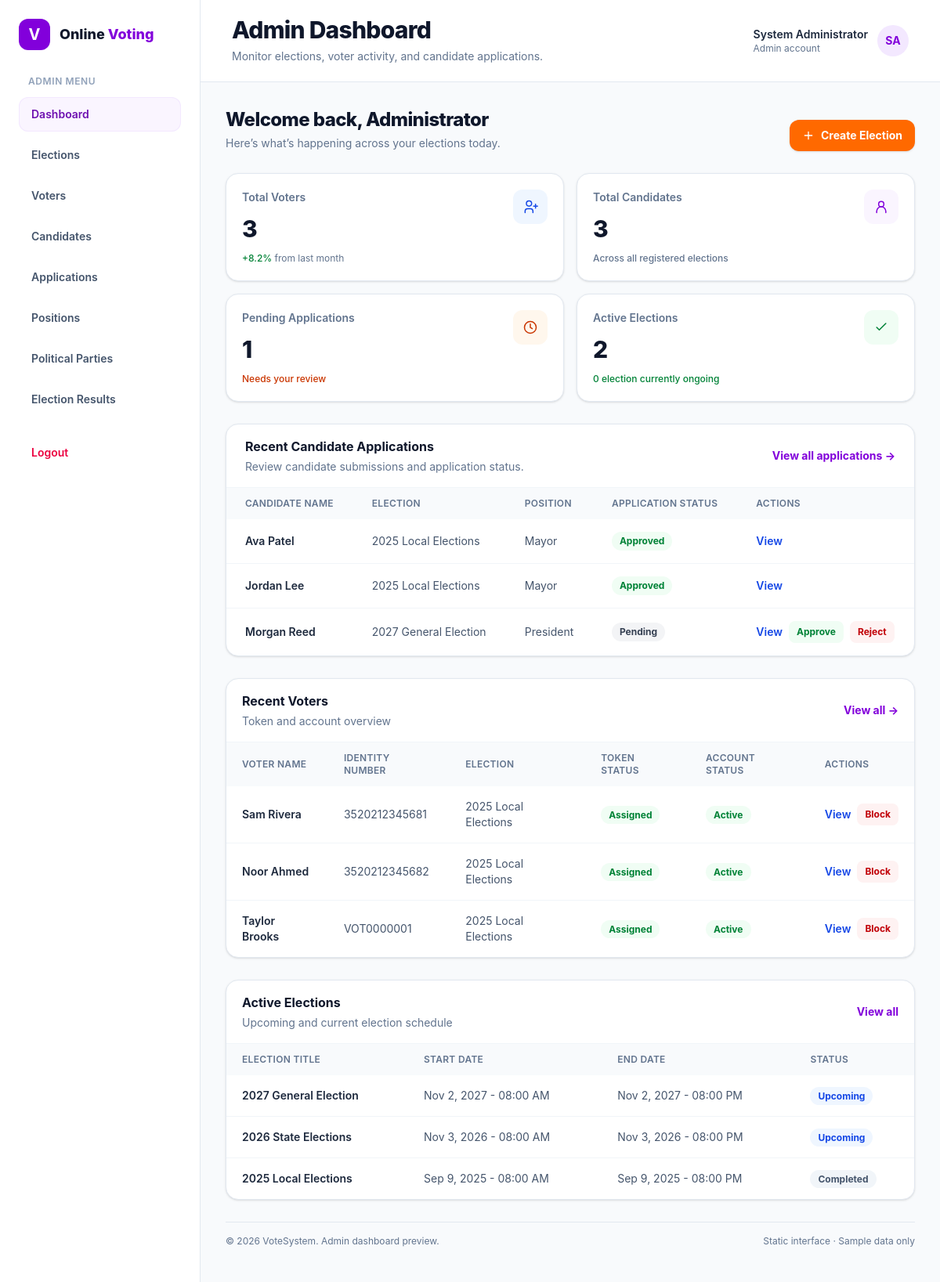
Page /views/admin/dashboard.php (signed in) on the committed database.
### tables this page shows
CREATE TABLE candidates (
    id INT AUTO_INCREMENT PRIMARY KEY,
    user_id INT NOT NULL,
    address VARCHAR(255) NOT NULL,
    city VARCHAR(100) NOT NULL,
    state VARCHAR(100) NOT NULL,
    country VARCHAR(100) NOT NULL,
    postal_code VARCHAR(20) NOT NULL,
    election_id INT NOT NULL,
    position_id INT NOT NULL,
    constituency_area VARCHAR(100) NOT NULL,
    party_id INT DEFAULT NULL,
    qualifications TEXT NOT NULL,
    experience TEXT NOT NULL,
    manifesto TEXT NOT NULL,
    certificates VARCHAR(255) DEFAULT NULL,
    status ENUM('pending', 'approved', 'rejected') NOT NULL DEFAULT 'pending',
    created_at TIMESTAMP DEFAULT CURRENT_TIMESTAMP,
    updated_at TIMESTAMP DEFAULT CURRENT_TIMESTAMP ON UPDATE CURRENT_TIMESTAMP,
    FOREIGN KEY (user_id) REFERENCES users(id) ON DELETE CASCADE,
    FOREIGN KEY (election_id) REFERENCES elections(id) ON DELETE CASCADE,
    FOREIGN KEY (position_id) REFERENCES positions(id) ON DELETE CASCADE,
    FOREIGN KEY (party_id) REFERENCES parties(id) ON DELETE SET NULL,
    UNIQUE (user_id, election_id, position_id)
);

CREATE TABLE users (
    id INT AUTO_INCREMENT PRIMARY KEY,
    name VARCHAR(50) NOT NULL,
    email VARCHAR(100) NOT NULL UNIQUE,
    identity_type VARCHAR(20) NOT NULL,
    identity_number VARCHAR(20) NOT NULL UNIQUE,
    dob DATE NOT NULL,
    gender ENUM('male', 'female', 'other') NOT NULL,
    role ENUM('voter', 'candidate', 'admin') NOT NULL DEFAULT 'voter',
    status tinyint NOT NULL DEFAULT 1,
    password VARCHAR(255) NOT NULL,
    profile_picture VARCHAR(255) DEFAULT NULL,
    created_at TIMESTAMP DEFAULT CURRENT_TIMESTAMP,
    updated_at TIMESTAMP DEFAULT CURRENT_TIMESTAMP ON UPDATE CURRENT_TIMESTAMP
);

CREATE TABLE elections (
    id INT AUTO_INCREMENT PRIMARY KEY,
    title VARCHAR(100) NOT NULL UNIQUE,
    description TEXT NOT NULL,
    start_date DATETIME NOT NULL,
    end_date DATETIME NOT NULL,
    status ENUM('upcoming', 'ongoing', 'completed') NOT NULL DEFAULT 'upcoming',
    created_at TIMESTAMP DEFAULT CURRENT_TIMESTAMP,
    updated_at TIMESTAMP DEFAULT CURRENT_TIMESTAMP ON UPDATE CURRENT_TIMESTAMP
);

CREATE TABLE positions (
    id INT AUTO_INCREMENT PRIMARY KEY,
    title VARCHAR(100) NOT NULL UNIQUE,
    description TEXT NOT NULL,
    created_at TIMESTAMP DEFAULT CURRENT_TIMESTAMP,
    updated_at TIMESTAMP DEFAULT CURRENT_TIMESTAMP ON UPDATE CURRENT_TIMESTAMP
);

CREATE TABLE voters (
    id INT AUTO_INCREMENT PRIMARY KEY,
    user_id INT NOT NULL,
    token VARCHAR(10) NOT NULL UNIQUE,
    election_id INT NOT NULL,
    has_voted TINYINT(1) NOT NULL DEFAULT 0,
    created_at TIMESTAMP DEFAULT CURRENT_TIMESTAMP,
    updated_at TIMESTAMP DEFAULT CURRENT_TIMESTAMP ON UPDATE CURRENT_TIMESTAMP,
    FOREIGN KEY (user_id) REFERENCES users(id) ON DELETE CASCADE,
    FOREIGN KEY (election_id) REFERENCES elections(id) ON DELETE CASCADE,
    UNIQUE (user_id, election_id)
);

### includes/admin/voters_list.php (the view, shortened to what this page needs)
<table class="w-full min-w-[780px] text-left text-sm">
    <thead class="bg-slate-50 text-xs uppercase tracking-wide text-slate-500">
        <tr>
            <th scope="col" class="px-5 py-3 font-semibold">Voter Name</th>
            <th scope="col" class="px-5 py-3 font-semibold">Identity Number</th>
            <th scope="col" class="px-5 py-3 font-semibold">Election</th>
            <th scope="col" class="px-5 py-3 font-semibold">Token Status</th>
            <th scope="col" class="px-5 py-3 font-semibold">Account Status</th>
            <th scope="col" class="px-5 py-3 font-semibold">Actions</th>
        </tr>
    </thead>
    <tbody class="divide-y divide-slate-100">
        <?php
           $statusColors = [
               true => 'bg-green-50 text-green-700',
               false => 'bg-red-50 text-red-700'
           ];
           $token = 0;
           $token_status = '';
           $voters = $pdo->query("SELECT voters.token AS assigned_token,
                                                   users.id AS user_id,
                                                   users.name AS username,
                                                   users.identity_number AS user_identity,
                                                   users.status AS account_status,
                                                   elections.title AS election
                                               FROM users
                                               LEFT JOIN voters ON voters.user_id = users.id
                                               LEFT JOIN elections ON voters.election_id = elections.id
                                               WHERE users.role = 'voter'
                                               LIMIT 4
                                           ")->fetchAll(PDO::FETCH_ASSOC);
           if (empty($voters)) {
               echo ' <tr>
                                       <td class="px-5 py-4 font-semibold text-slate-800">No Voters Exists as no election is completed.</td>
                                       </tr>';
           } else {
               foreach ($voters as $key => $voter) {
                   if ($voter['assigned_token'] !== null) {
                       $token = 1;
                       $token_status = 'Assigned';
                   } else {
                       $token = 0;
                       $token_status = 'Not Assigned';
                   }
                   if ($voter['account_status'] == true) {
                       $btn_text = 'Block';
                       $status_text = 'Active';
                   } else {
                       $btn_text = 'Unblock';
                       $status_text = 'Blocked';
                   }
                   echo '
                                          <tr>
                                       <td class="px-5 py-4 font-semibold text-slate-800">' . $voter['username'] . '</td>
                                       <td class="px-5 py-4 text-slate-600">' . $voter['user_identity'] . '</td>
                                       <td class="px-5 py-4 text-slate-600">' . $voter['election'] . '</td>
                                       <td class="px-5 py-4"><span
                                               class="rounded-full px-2.5 py-1 text-xs font-bold
                                               ' . $statusColors[$token] . '">
                                               ' . $token_status . '</span>
                                       </td>
                                       <td class="px-5 py-4"><span
                                               class="rounded-full px-2.5 py-1 text-xs font-bold
                                               ' . $statusColors[$voter['account_status']] . '">
                                               ' . $status_text . '
                                               </span>
                                       </td>
                                       <td class="px-5 py-4">
                                           <div class="flex items-center gap-2"><a href="#voters"
                                                   class="font-semibold text-blue-700 hover:underline">View</a>
                                                   <a href="../../app/controllers/actions.php?voter=' . $voter['user_id'] . '"
                                                   class="rounded-lg bg-red-50 px-2.5 py-1.5 text-xs font-bold text-red-700">'
                       . $btn_text .
                       '
                                                   </a>';
                   echo '
                                           </div>
                                       </td>
                                   </tr>';
               }
           }
           ?>
    </tbody>
</table>

### includes/admin/applications_list.php
<table class="w-full min-w-[760px] text-left text-sm">
    <thead class="bg-slate-50 text-xs uppercase tracking-wide text-slate-500">
        <tr>
            <th scope="col" class="px-6 py-3 font-semibold">Candidate Name</th>
            <th scope="col" class="px-6 py-3 font-semibold">Election</th>
            <th scope="col" class="px-6 py-3 font-semibold">Position</th>
            <th scope="col" class="px-6 py-3 font-semibold">Application Status</th>
            <th scope="col" class="px-6 py-3 font-semibold">Actions</th>
        </tr>
    </thead>
    <tbody class="divide-y divide-slate-100">
        <?php
          $statusColors = [
              'pending' => 'bg-gray-100 text-gray-700',
              'approved' => 'bg-green-50 text-green-700',
              'rejected' => 'bg-red-50 text-red-700'
          ];
          $candidates = $pdo->query("SELECT candidates.status AS status,
                              candidates.id AS candidate_id,
                              users.name AS username,
                              elections.title AS election,
                              positions.title AS position FROM candidates
                              INNER JOIN users ON candidates.user_id=users.id
                              INNER JOIN elections ON candidates.election_id=elections.id
                              INNER JOIN positions ON candidates.position_id=positions.id
                              LIMIT 4
                              ")->fetchAll();
          if (empty($candidates)) {
              echo '<tr>
                              <td class="px-6 py-4 font-semibold text-slate-600">
                              No Application submitted by candidates
                              </td>
                              </tr>';
          } else {
              foreach ($candidates as $key => $candidate) {
                  echo ' <tr>
                                  <td class="px-6 py-4 font-semibold text-slate-800">' . $candidate['username'] . '</td>
                                  <td class="px-6 py-4 text-slate-600">' . $candidate['election'] . '</td>
                                  <td class="px-6 py-4 text-slate-600">' . $candidate['position'] . '</td>
                                  <td class="px-6 py-4"><span
                                          class="inline-flex rounded-full px-2.5 py-1 text-xs font-bold ' . $statusColors[$candidate['status']] . '">' . ucfirst($candidate['status']) . '</span>
                                  </td>
                                  <td class="px-6 py-4">
                                      <div class="flex items-center gap-2">
                                      <a href="../../views/admin/application_details.php?candidate='
                      . $candidate['candidate_id'] . '" class="font-semibold text-blue-700 hover:underline">View</a>';
                  if ($candidate['status'] === 'pending') {
                      echo '<a href="../../app/controllers/actions.php?candidate=' . $candidate['candidate_id'] . '&approve=true"
                                                  class="rounded-lg bg-green-50 px-2.5 py-1.5 text-xs font-bold text-green-700">Approve</a>
                                                  <a href="../../app/controllers/actions.php?candidate=' . $candidate['candidate_id'] . '&approve=false"
                                                  class="rounded-lg bg-red-50 px-2.5 py-1.5 text-xs font-bold text-red-700">Reject</a>';
                  }
                  echo ' </div>
                                  </td>
                               </tr>';
              }
          } ?>
    </tbody>
</table>

### includes/shared/elections_list.php
<table class="w-full min-w-[520px] text-left text-sm">
    <thead class="bg-slate-50 text-xs uppercase tracking-wide text-slate-500">
        <tr>
            <th scope="col" class="px-5 py-3 font-semibold">Election Title</th>
            <th scope="col" class="px-5 py-3 font-semibold">Start Date</th>
            <th scope="col" class="px-5 py-3 font-semibold">End Date</th>
            <th scope="col" class="px-5 py-3 font-semibold">Status</th>
        </tr>
    </thead>
    <tbody class="divide-y divide-slate-100">
        <?php
           $elections = $pdo->query("SELECT * FROM elections LIMIT 4")->fetchAll();
           $statusColors = [
               'upcoming' => 'bg-blue-50 text-blue-700',
               'ongoing' => 'bg-green-50 text-green-700',
               'completed' => 'bg-slate-100 text-slate-600'
           ];
           foreach ($elections as $key => $election) {
               echo '
                                         <tr>
                                       <td class="px-5 py-4 font-semibold text-slate-800">' . $election['title'] . '</td>
                                       <td class="px-5 py-4 text-slate-600">' . date('M j, Y - h:i A', strtotime($election['start_date']))  . '</td>
                                       <td class="px-5 py-4 text-slate-600">' . date('M j, Y - h:i A', strtotime($election['end_date'])) . '</td>
                                       <td class="px-5 py-4"><span
                                               class="rounded-full px-2.5 py-1 text-xs font-bold
                                               ' . $statusColors[$election['status']] . '">' . ucfirst($election['status']) . '</span>
                                       </td>
                                   </tr>';
           }
           ?>
    </tbody>
</table>

### rows in the picture
candidates: user.name "Ava Patel", election.title "2025 Local Elections", position.title "Mayor", status "Approved"
candidates: user.name "Jordan Lee", election.title "2025 Local Elections", position.title "Mayor", status "Approved"
candidates: user.name "Morgan Reed", election.title "2027 General Election", position.title "President", status "Pending"
voters: user.name "Sam Rivera", user.identity_number "3520212345681", election.title "2025 Local Elections", token "Assigned", user.status "Active", user.status "Block"
voters: user.name "Noor Ahmed", user.identity_number "3520212345682", election.title "2025 Local Elections", token "Assigned", user.status "Active", user.status "Block"
voters: user.name "Taylor Brooks", user.identity_number "VOT0000001", election.title "2025 Local Elections", token "Assigned", user.status "Active", user.status "Block"
elections: title "2027 General Election", start_date "Nov 2, 2027 - 08:00 AM", end_date "Nov 2, 2027 - 08:00 PM", status "Upcoming"
elections: title "2026 State Elections", start_date "Nov 3, 2026 - 08:00 AM", end_date "Nov 3, 2026 - 08:00 PM", status "Upcoming"
elections: title "2025 Local Elections", start_date "Sep 9, 2025 - 08:00 AM", end_date "Sep 9, 2025 - 08:00 PM", status "Completed"

### other values in the picture
$portalLabel "ADMIN"
$item['label'] "Dashboard"
$item['label'] "Elections"
$item['label'] "Voters"
$item['label'] "Candidates"
$item['label'] "Applications"
$item['label'] "Positions"
$item['label'] "Political Parties"
$item['label'] "Election Results"
$pageTitle "Admin Dashboard"
$pageDescription "Monitor elections, voter activity, and candidate applications."
$headerName "System Administrator"
$headerRole "Admin"
$headerInitials "SA"
$voters "3"
